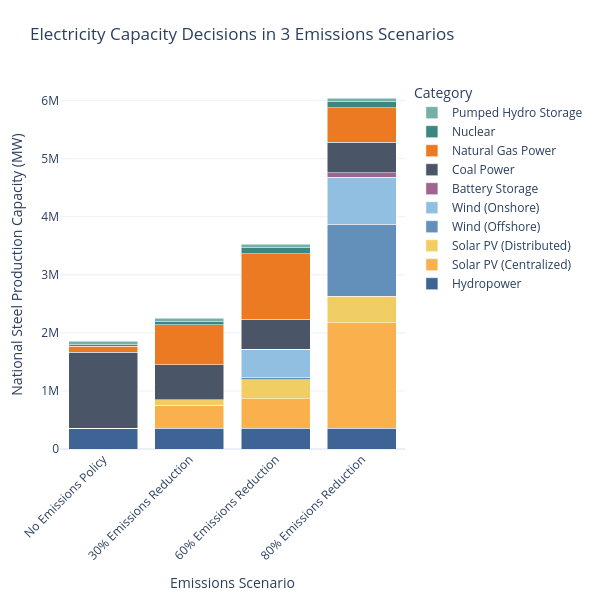

The notebook cell saved with this chart:
### Code cell
plot_stacked_bar(
    consolidate_capacity(elec_df).T,
    scenario_map=scenario_map,
    name_map=tech_name_map,
    color_map=custom_color_map,
    title_name = "Electricity Capacity Decisions in 3 Emissions Scenarios",
    xaxis_name="Emissions Scenario",
    yaxis_name="National Steel Production Capacity (MW)",
    width=600
)

### Figure 1 — Plotly figure (JSON) as saved in the notebook; plotly's stock layout.template omitted (floating-point values rounded to 4 significant figures)
{"data": [{"hovertemplate": "Category=Hydropower<br>Emissions Scenario=%{x}<br>National Steel Production Capacity (MW)=%{y}<extra></extra>", "legendgroup": "Hydropower", "marker": {"color": "#3e6496", "pattern": {"shape": ""}}, "name": "Hydropower", "orientation": "v", "showlegend": true, "textposition": "auto", "type": "bar", "x": ["No Emissions Policy", "30% Emissions Reduction", "60% Emissions Reduction", "80% Emissions Reduction"], "xaxis": "x", "y": [354200.0, 354200.0, 354200.0, 354200.0], "yaxis": "y"}, {"hovertemplate": "Category=Solar PV (Centralized)<br>Emissions Scenario=%{x}<br>National Steel Production Capacity (MW)=%{y}<extra></extra>", "legendgroup": "Solar PV (Centralized)", "marker": {"color": "#fbb04e", "pattern": {"shape": ""}}, "name": "Solar PV (Centralized)", "orientation": "v", "showlegend": true, "textposition": "auto", "type": "bar", "x": ["No Emissions Policy", "30% Emissions Reduction", "60% Emissions Reduction", "80% Emissions Reduction"], "xaxis": "x", "y": [75.13, 403000.0, 510900.0, 1821000.0], "yaxis": "y"}, {"hovertemplate": "Category=Solar PV (Distributed)<br>Emissions Scenario=%{x}<br>National Steel Production Capacity (MW)=%{y}<extra></extra>", "legendgroup": "Solar PV (Distributed)", "marker": {"color": "#f1ce63", "pattern": {"shape": ""}}, "name": "Solar PV (Distributed)", "orientation": "v", "showlegend": true, "textposition": "auto", "type": "bar", "x": ["No Emissions Policy", "30% Emissions Reduction", "60% Emissions Reduction", "80% Emissions Reduction"], "xaxis": "x", "y": [43.36, 91530.0, 328600.0, 454900.0], "yaxis": "y"}, {"hovertemplate": "Category=Wind (Offshore)<br>Emissions Scenario=%{x}<br>National Steel Production Capacity (MW)=%{y}<extra></extra>", "legendgroup": "Wind (Offshore)", "marker": {"color": "#638fbb", "pattern": {"shape": ""}}, "name": "Wind (Offshore)", "orientation": "v", "showlegend": true, "textposition": "auto", "type": "bar", "x": ["No Emissions Policy", "30% Emissions Reduction", "60% Emissions Reduction", "80% Emissions Reduction"], "xaxis": "x", "y": [5.91, 9.08, 37690.0, 1241000.0], "yaxis": "y"}, {"hovertemplate": "Category=Wind (Onshore)<br>Emissions Scenario=%{x}<br>National Steel Production Capacity (MW)=%{y}<extra></extra>", "legendgroup": "Wind (Onshore)", "marker": {"color": "#90bfe2", "pattern": {"shape": ""}}, "name": "Wind (Onshore)", "orientation": "v", "showlegend": true, "textposition": "auto", "type": "bar", "x": ["No Emissions Policy", "30% Emissions Reduction", "60% Emissions Reduction", "80% Emissions Reduction"], "xaxis": "x", "y": [55.39, 188.9, 483000.0, 812500.0], "yaxis": "y"}, {"hovertemplate": "Category=Battery Storage<br>Emissions Scenario=%{x}<br>National Steel Production Capacity (MW)=%{y}<extra></extra>", "legendgroup": "Battery Storage", "marker": {"color": "#9f6490", "pattern": {"shape": ""}}, "name": "Battery Storage", "orientation": "v", "showlegend": true, "textposition": "auto", "type": "bar", "x": ["No Emissions Policy", "30% Emissions Reduction", "60% Emissions Reduction", "80% Emissions Reduction"], "xaxis": "x", "y": [93.6, 111.5, 228.9, 73590.0], "yaxis": "y"}, {"hovertemplate": "Category=Coal Power<br>Emissions Scenario=%{x}<br>National Steel Production Capacity (MW)=%{y}<extra></extra>", "legendgroup": "Coal Power", "marker": {"color": "#4a5568", "pattern": {"shape": ""}}, "name": "Coal Power", "orientation": "v", "showlegend": true, "textposition": "auto", "type": "bar", "x": ["No Emissions Policy", "30% Emissions Reduction", "60% Emissions Reduction", "80% Emissions Reduction"], "xaxis": "x", "y": [1308000.0, 603000.0, 524500.0, 525000.0], "yaxis": "y"}, {"hovertemplate": "Category=Natural Gas Power<br>Emissions Scenario=%{x}<br>National Steel Production Capacity (MW)=%{y}<extra></extra>", "legendgroup": "Natural Gas Power", "marker": {"color": "#eb7a23", "pattern": {"shape": ""}}, "name": "Natural Gas Power", "orientation": "v", "showlegend": true, "textposition": "auto", "type": "bar", "x": ["No Emissions Policy", "30% Emissions Reduction", "60% Emissions Reduction", "80% Emissions Reduction"], "xaxis": "x", "y": [111300.0, 691000.0, 1123000.0, 595100.0], "yaxis": "y"}, {"hovertemplate": "Category=Nuclear<br>Emissions Scenario=%{x}<br>National Steel Production Capacity (MW)=%{y}<extra></extra>", "legendgroup": "Nuclear", "marker": {"color": "#3c8782", "pattern": {"shape": ""}}, "name": "Nuclear", "orientation": "v", "showlegend": true, "textposition": "auto", "type": "bar", "x": ["No Emissions Policy", "30% Emissions Reduction", "60% Emissions Reduction", "80% Emissions Reduction"], "xaxis": "x", "y": [19980.0, 49940.0, 100000.0, 100000.0], "yaxis": "y"}, {"hovertemplate": "Category=Pumped Hydro Storage<br>Emissions Scenario=%{x}<br>National Steel Production Capacity (MW)=%{y}<extra></extra>", "legendgroup": "Pumped Hydro Storage", "marker": {"color": "#75afa7", "pattern": {"shape": ""}}, "name": "Pumped Hydro Storage", "orientation": "v", "showlegend": true, "textposition": "auto", "type": "bar", "x": ["No Emissions Policy", "30% Emissions Reduction", "60% Emissions Reduction", "80% Emissions Reduction"], "xaxis": "x", "y": [60460.0, 60460.0, 60460.0, 60460.0], "yaxis": "y"}], "layout": {"barmode": "stack", "height": 600, "legend": {"title": {"text": "Category"}, "tracegroupgap": 0, "traceorder": "reversed"}, "margin": {"b": 80, "l": 60, "r": 60, "t": 80}, "title": {"text": "Electricity Capacity Decisions in 3 Emissions Scenarios"}, "width": 600, "xaxis": {"anchor": "y", "domain": [0, 1], "tickangle": -45, "title": {"text": "Emissions Scenario"}}, "yaxis": {"anchor": "x", "domain": [0, 1], "title": {"text": "National Steel Production Capacity (MW)"}}}}
